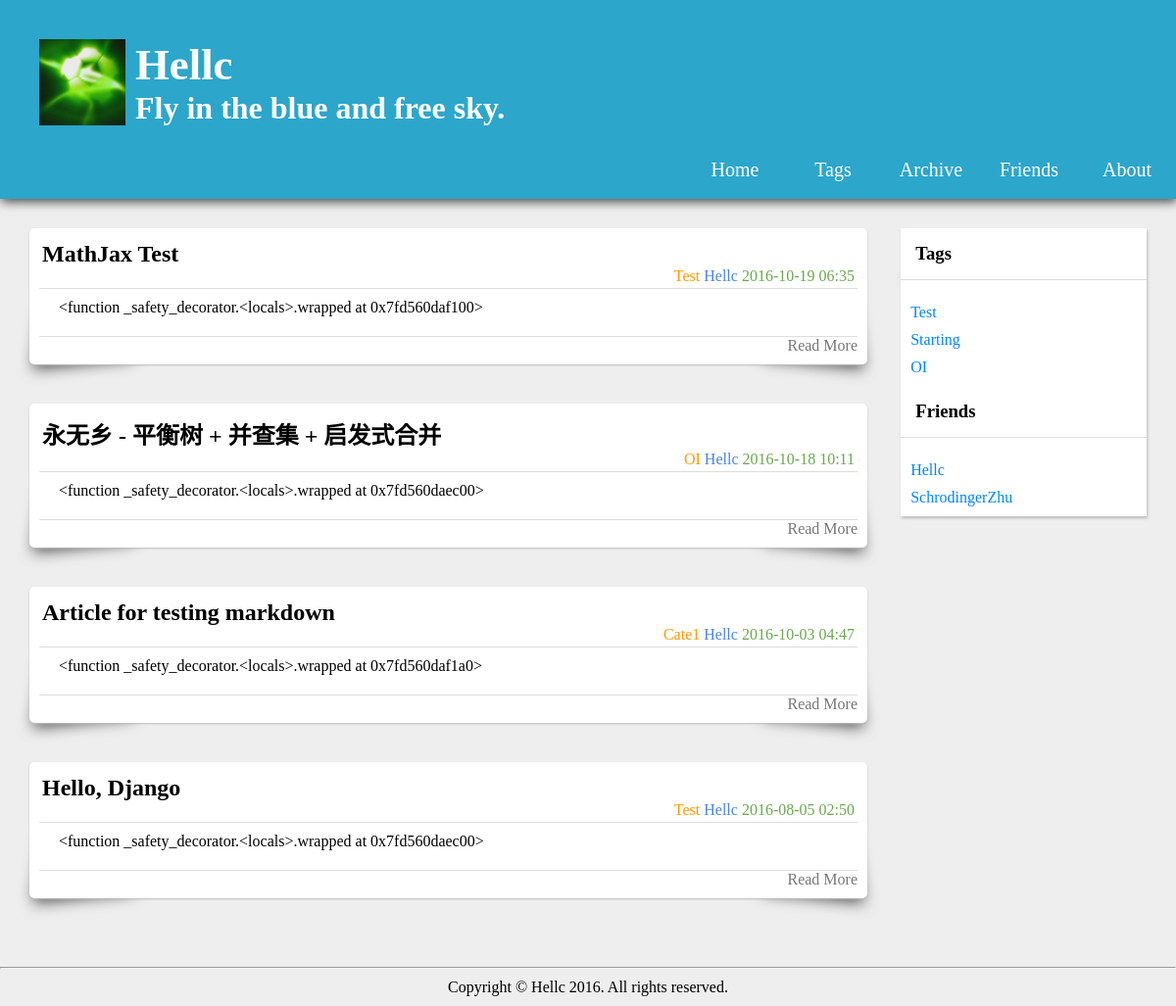
Before: / with the older database file.
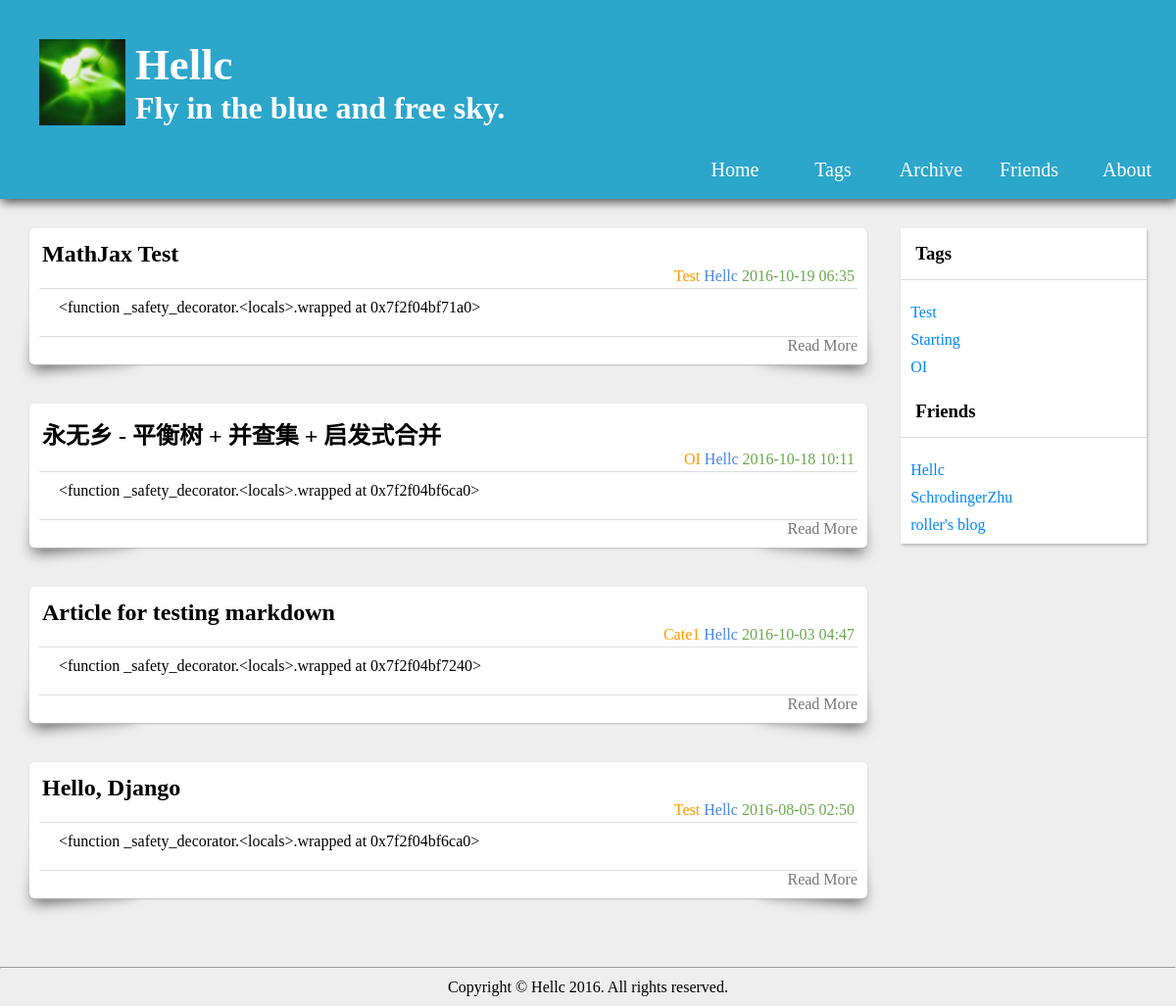
After: the same page with the newer database file.
### Blog/models.py (models this page shows, shortened)
class Article(models.Model):
    title = models.CharField("Title", max_length = 32)
    author = models.CharField("Author", max_length = 16)
    content = models.TextField("Content")
    createTime = models.DateTimeField("CreateTime", auto_now_add = True)
    category = models.ForeignKey(Category, verbose_name = "Category")
    tags = models.ManyToManyField(Tag, verbose_name = "Tag", related_name = "articles")

class Category(models.Model):
    name = models.CharField("Name", max_length = 16)

class Tag(models.Model):
    name = models.CharField("Name", max_length = 16)

class FriendLink(models.Model):
    name = models.CharField("Name", max_length = 16)
    link = models.URLField("Link")

### Blog/views.py (the view)
# urls.py: url(r'^$', getArticles, name = "BlogGetArticles"),
def getArticles(request):
    ctx = getBaseContent()
    ctx.update({
        "articles" : Article.objects.all().order_by("-createTime"),
    })
    return render(request, 'article-list.html', ctx)

### Blog/templatetags/markdownRender.py (called while the page is built)
@register.filter(name = "markdownRender", is_safe = True)
@stringfilter
def renderMarkdown(src):
    return mark_safe(markdown(src))

### Blog/templatetags/trunc.py (called while the page is built)
@register.filter(name = "trunc")
@stringfilter
def trunc(src):
    i = src.find(readMoreSeparator)
    if i != -1:
        return src[:i]
    else:
        return src

### Blog/views.py (called while the page is built)
def getBaseContent():
    return {
        "tags" : Tag.objects.all(),
        "friendLinks" : FriendLink.objects.all()
    }

### templates/article-list.html (shortened to what this page needs)
{% extends "parts/base.html" %}
{% load trunc %}
{% load markdownRender %}
{% load static %}
{% block style %}
<link rel = "stylesheet" type = "text/css" href = "{% static 'css/article-list.css' %}" />
<link rel = "stylesheet" type = "text/css" href = "{% static 'css/parts/markdown.css' %}" />
<link rel = "stylesheet" type = "text/css" href = "{% static 'css/parts/highlight.css' %}" />
{% endblock %}
{% block content %}
<div id = "Articles">
    {% for article in articles %}
    <article class = "Article">
        <header class = "ArticleHeader">
            <div class = "Title">
                <h1>
                    <a href = "{% url 'BlogGetDetail' article.id %}">
                        {{ article.title }}
                    </a>
                </h1>
            </div>
            <div class = "Info">
                <span class = "Category">
                    {{ article.category.name }}
                </span>
                <span class = "Author">
                    {{ article.author }}
                </span>
                <span class = "CreateTime">
                    {{ article.createTime | date:"Y-m-d H:i" }}
                </span>
            </div>
        </header>
        <div class = "Summary Markdown">
            {{ article.content | trunc | markdownRender }}
        </div>
        <footer class = "ArticleFooter">
            <a href = "{% url 'BlogGetDetail' article.id %}" class = "ReadMore"> Read More </a>
        </footer>
    </article>
    {% endfor %}
</div>
{% endblock %}

### templates/parts/sidebar.html
<aside id = "Sidebar">
    <div id = "Tags">
        <h3 class = "Title">
            Tags
        </h3>
        {% for tag in tags %}
        <div class = "EachTag">
            <a href = "{% url 'BlogGetArticlesByTag' tag.name %}"> {{ tag.name }} </a>
        </div>
        {% endfor %}
    </div>
    <div id = "FriendLinks">
        <h3 class = "Title">
            Friends
        </h3>
        {% for friendLink in friendLinks%}
        <div class = "EachFriendLink">
            <a href = "{{ friendLink.link }}" target = "_blank"> {{ friendLink.name }} </a>
        </div>
        {% endfor %}
    </div>
</aside>

Changed rows visible on the page:
computed for Article "MathJax Test": content "<function _safety_decorator.<locals>.wrapped at 0x7fd560daf100>" → "<function _safety_decorator.<locals>.wrapped at 0x7f2f04bf71a0>"
computed for Article "永无乡 - 平衡树 + 并查集 + 启发式合并": content "<function _safety_decorator.<locals>.wrapped at 0x7fd560daec00>" → "<function _safety_decorator.<locals>.wrapped at 0x7f2f04bf6ca0>"
computed for Article "Article for testing markdown": content "<function _safety_decorator.<locals>.wrapped at 0x7fd560daf1a0>" → "<function _safety_decorator.<locals>.wrapped at 0x7f2f04bf7240>"
computed for Article "Hello, Django": content "<function _safety_decorator.<locals>.wrapped at 0x7fd560daec00>" → "<function _safety_decorator.<locals>.wrapped at 0x7f2f04bf6ca0>"
added FriendLink: name "roller's blog"
